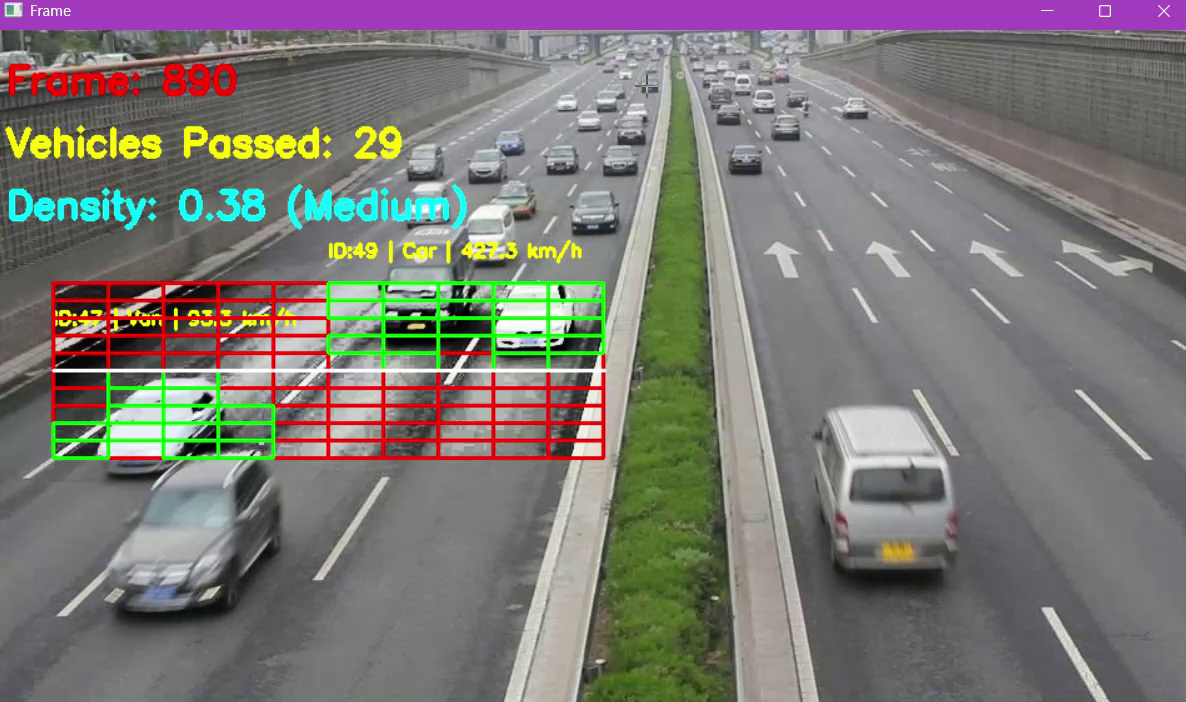
#> input picture paper/assets/speed_run_frame890.png, 1186 x 702 px, given in place of MVI_39761.mp4, which was not available
$ python make_figures.py
#> lines starting #> are read from the running program, lines starting #| are printed output that depends on the picture; after the words box and inside, x2 and y2 are one past the last pixel; in counts of white or black regions, pixels touching at a corner belong together
"""
make_figures.py -- regenerate every figure of paper/paper_8p.tex from the
repository's own data (UA-DETRAC frames and benchmark_results_v2/).

    python paper/make_figures.py          (run from the repository root)

Charts are written as vector PDF, frames as JPEG, into paper/figures/.
The processing-stage figure re-implements the per-ROI preprocessing and
per-cell detection with exactly the constants of seq.py (Table II).
"""
import csv
import json
import os
import statistics as st

import cv2
import matplotlib
matplotlib.use("Agg")
import matplotlib.pyplot as plt
import numpy as np

REPO = os.path.dirname(os.path.dirname(os.path.abspath(__file__)))
OUT = os.path.join(REPO, "paper", "figures")
V2 = os.path.join(REPO, "benchmark_results_v2")
os.makedirs(OUT, exist_ok=True)

plt.rcParams.update({
    "font.family": "serif", "font.serif": ["STIXGeneral", "DejaVu Serif"],
    "mathtext.fontset": "stix", "font.size": 7.5, "axes.titlesize": 7.5,
    "axes.labelsize": 7.5, "legend.fontsize": 6.5, "xtick.labelsize": 6.5,
    "ytick.labelsize": 6.5, "axes.linewidth": 0.6, "lines.linewidth": 1.0,
    "savefig.bbox": "tight", "savefig.pad_inches": 0.02,
})
COL = 3.45  # IEEE column width (in)
C = {"A": "#4C72B0", "B": "#55A868", "C": "#DD8452", "D": "#C44E52",
     "norm": "#C44E52", "amort": "#DD8452", "same": "#4C72B0"}

ROI1 = (47, 202, 441, 141)
ROI2 = (500, 202, 441, 141)
ROWS = COLS = 6
VIDEO = os.path.join(REPO, "DETRAC_VIDEOS_eval", "Cloudy", "MVI_39761.mp4")
OVERLAY = os.path.join(V2, "Cloudy", "MVI_39761", "parallel", "clean", "test_output1.mp4")


def read_frames(path, idx, n=2):
#> called with path = 'DETRAC_VIDEOS_eval/Cloudy/MVI_39761.mp4', idx = 200, n = 2
    cap = cv2.VideoCapture(path)
    cap.set(cv2.CAP_PROP_POS_FRAMES, idx)
    frames = [cap.read()[1] for _ in range(n)]
#> frames = 2 items
#> in stages, f1 is the input picture: shape (702, 1186, 3); mean B, G, R 116.1, 120.7, 123.6
    cap.release()
    return frames


def he_v(frame, roi):
#> called with roi = (47, 202, 441, 141)
    x, y, w, h = roi
    hsv = cv2.cvtColor(frame[y:y + h, x:x + w], cv2.COLOR_BGR2HSV)
#> hsv: shape (141, 441, 3); mean H, S, V 69.6, 85.5, 143.9
    hh, ss, vv = cv2.split(hsv)
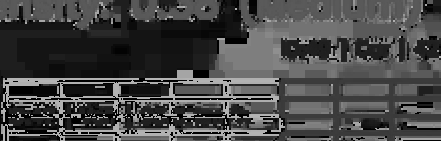
#> hh: shape (141, 441); min 0, max 179, mean 69.6
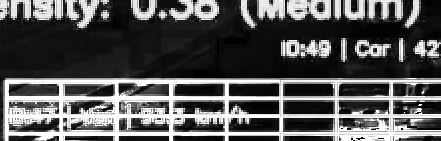
#> ss: shape (141, 441); min 0, max 255, mean 85.5
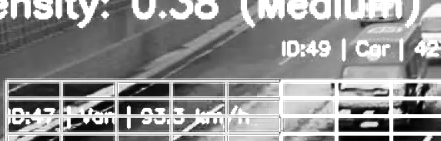
#> vv: shape (141, 441); min 0, max 255, mean 143.9
    frame[y:y + h, x:x + w] = cv2.cvtColor(cv2.merge([hh, ss, cv2.equalizeHist(vv)]), cv2.COLOR_HSV2BGR)
#> frame: shape (702, 1186, 3); mean H, S, V 115.3, 119.8, 122.6
    return frame


def cell_detect(chan, gw, gh):
    blur = cv2.GaussianBlur(chan, (5, 5), 1)
    _, th = cv2.threshold(blur, 60, 255, cv2.THRESH_BINARY)
    k = cv2.getStructuringElement(cv2.MORPH_RECT, (max(1, gw), max(1, gh // 2)))
    dil = cv2.dilate(th, k, iterations=5)
    cnts, _ = cv2.findContours(dil, cv2.RETR_EXTERNAL, cv2.CHAIN_APPROX_SIMPLE)
    return dil, [c for c in cnts if cv2.contourArea(c) > 100]


def stages(idx):
    f1, f2 = read_frames(VIDEO, idx)
    raw = f1.copy()
    a, b = he_v(f1.copy(), ROI1), he_v(f2.copy(), ROI1)
    diff = cv2.absdiff(cv2.GaussianBlur(a, (7, 7), 0), cv2.GaussianBlur(b, (7, 7), 0))
#> diff: shape (702, 1186, 3); every value is 0
    v = cv2.split(cv2.cvtColor(diff, cv2.COLOR_BGR2HSV))[2]
#> v: shape (702, 1186); every value is 0
    x, y, w, h = ROI1
    gw, gh = w // COLS, h // ROWS
    vroi = v[y:y + h, x:x + w]
#> vroi: shape (141, 441); every value is 0
    mask = np.zeros_like(vroi)
    hot = np.zeros((ROWS, COLS), int)
    for r in range(ROWS):
        for c in range(COLS):
            cell = vroi[r * gh:(r + 1) * gh, c * gw:(c + 1) * gw]
            dil, cnts = cell_detect(cell, gw, gh)
            mask[r * gh:(r + 1) * gh, c * gw:(c + 1) * gw] = dil
            hot[r, c] = 1 if cnts else 0
#> cell: shape (23, 73); every value is 0
#> after the loop, hot = [[0, 0, 0, 0, 0, 0], [0, 0, 0, 0, 0, 0], [0, 0, 0, 0, 0, 0], [0, 0, 0, 0, 0, 0], [0, 0, 0, 0, 0, 0], [0, 0, 0, 0, 0, 0]]
    return raw, a, vroi, mask, hot, (gw, gh)


# ── choose a frame with several vehicles in ROI 1 ─────────────────────────
best = max(range(200, 1400, 50), key=lambda i: stages(i)[4].sum())
#> best = 200
raw, he, vroi, mask, hot, (gw, gh) = stages(best)
#> gw = 73; gh = 23
x, y, w, h = ROI1

# Fig: sample frame with ROIs
fr = raw.copy()
for roi, colr, name in ((ROI1, (60, 200, 60), "ROI 1 (Lane 1)"), (ROI2, (0, 140, 255), "ROI 2 (Lane 2)")):
    rx, ry, rw, rh = roi
    cv2.rectangle(fr, (rx, ry), (rx + rw, ry + rh), colr, 3)
    cv2.line(fr, (rx, ry + rh // 2), (rx + rw, ry + rh // 2), (255, 255, 255), 2)
    cv2.putText(fr, name, (rx + 6, ry - 10), cv2.FONT_HERSHEY_SIMPLEX, 0.9, colr, 2)
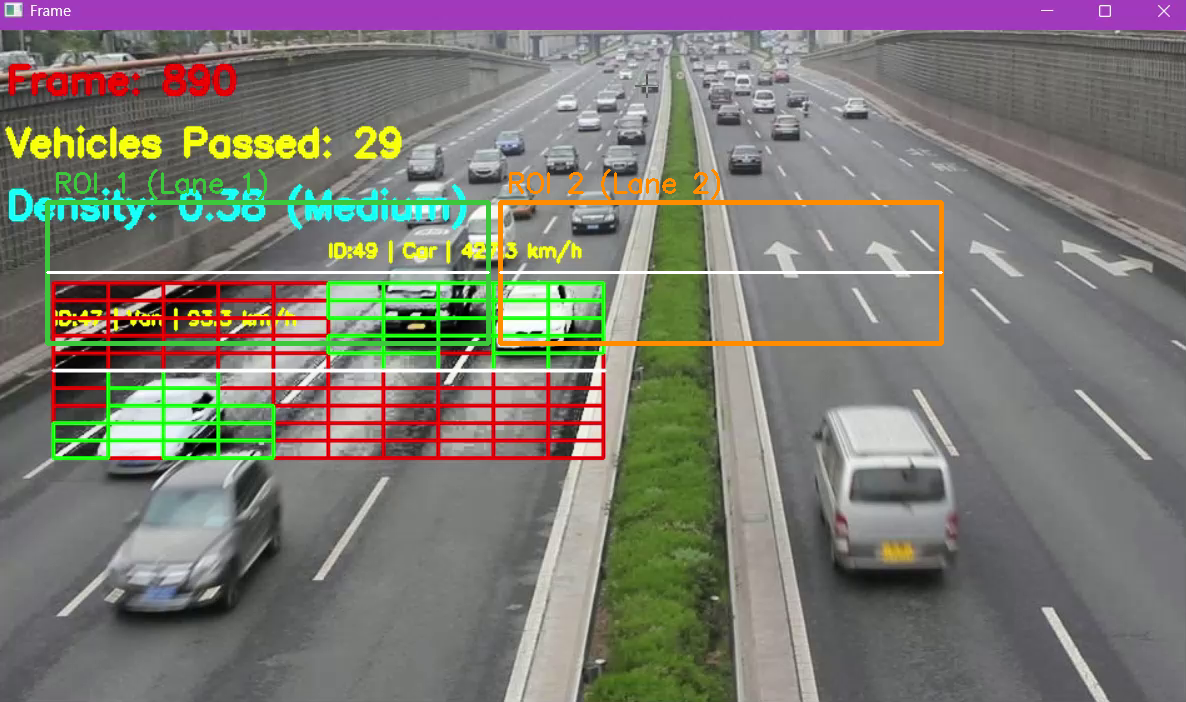
#> fr: shape (702, 1186, 3); 2.02% of pixels changed, all inside (x1, y1, x2, y2) = (45, 169, 944, 346)
cv2.imwrite(os.path.join(OUT, "fig_roi_frame.jpg"), fr, [cv2.IMWRITE_JPEG_QUALITY, 88])

# Fig: processing stages of ROI 1
crop = raw[y:y + h, x:x + w]
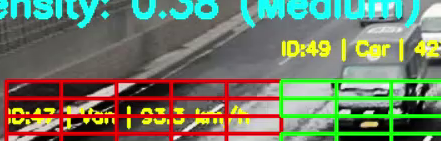
#> crop: shape (141, 441, 3); mean B, G, R 100.1, 122.2, 113.8
hecrop = he[y:y + h, x:x + w]
vis_diff = cv2.normalize(vroi, None, 0, 255, cv2.NORM_MINMAX)
grid = cv2.cvtColor(mask, cv2.COLOR_GRAY2BGR)
#> grid: shape (141, 441, 3); every value is 0
grid = (0.55 * grid).astype(np.uint8)
over = hecrop.copy()
for r in range(ROWS):
    for c in range(COLS):
        p0, p1 = (c * gw, r * gh), ((c + 1) * gw - 1, (r + 1) * gh - 1)
        colr = (40, 220, 40) if hot[r, c] else (40, 40, 230)
        cv2.rectangle(over, p0, p1, colr, 1 if not hot[r, c] else 2)
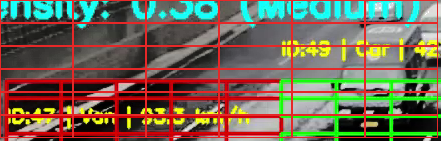
#> over: shape (141, 441, 3); mean B, G, R 83.6, 102.4, 114.4
panels = [("(a) ROI 1", crop), ("(b) V-channel hist. eq.", hecrop),
          ("(c) $|\\Delta|$ V (stretched)", vis_diff), ("(d) per-cell mask", grid),
          ("(e) hot cells", over)]
fig, axs = plt.subplots(1, 5, figsize=(7.16, 0.95))
for ax, (t, im) in zip(axs, panels):
    if im.ndim == 2:
        ax.imshow(im, cmap="gray", vmin=0, vmax=255)
    else:
        ax.imshow(cv2.cvtColor(im, cv2.COLOR_BGR2RGB))
    ax.set_title(t, pad=2); ax.axis("off")
#> this loop made 5 passes
#> t on passes 1 to 5: '(a) ROI 1', '(b) V-channel hist. eq.', '(c) $|\\Delta|$ V (stretched)', '(d) per-cell mask', '(e) hot cells'
plt.subplots_adjust(wspace=0.04)
fig.savefig(os.path.join(OUT, "fig_stages.pdf"), dpi=300); plt.close(fig)
#> after `fig.savefig(os.path.join(OUT, 'fig_stages.pdf'), dpi=300)`:
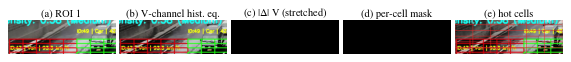
#> figure drawn by matplotlib, 5 panels

# Fig: actual two-lane output overlay from the benchmark run
ov = read_frames(OVERLAY, best - 1, 1)[0]
if ov is not None:
    cv2.imwrite(os.path.join(OUT, "fig_overlay.jpg"), ov, [cv2.IMWRITE_JPEG_QUALITY, 88])

# ── benchmark data ───────────────────────────────────────────────────────
#> (the run stopped early here; a loop or call above may not have finished)
